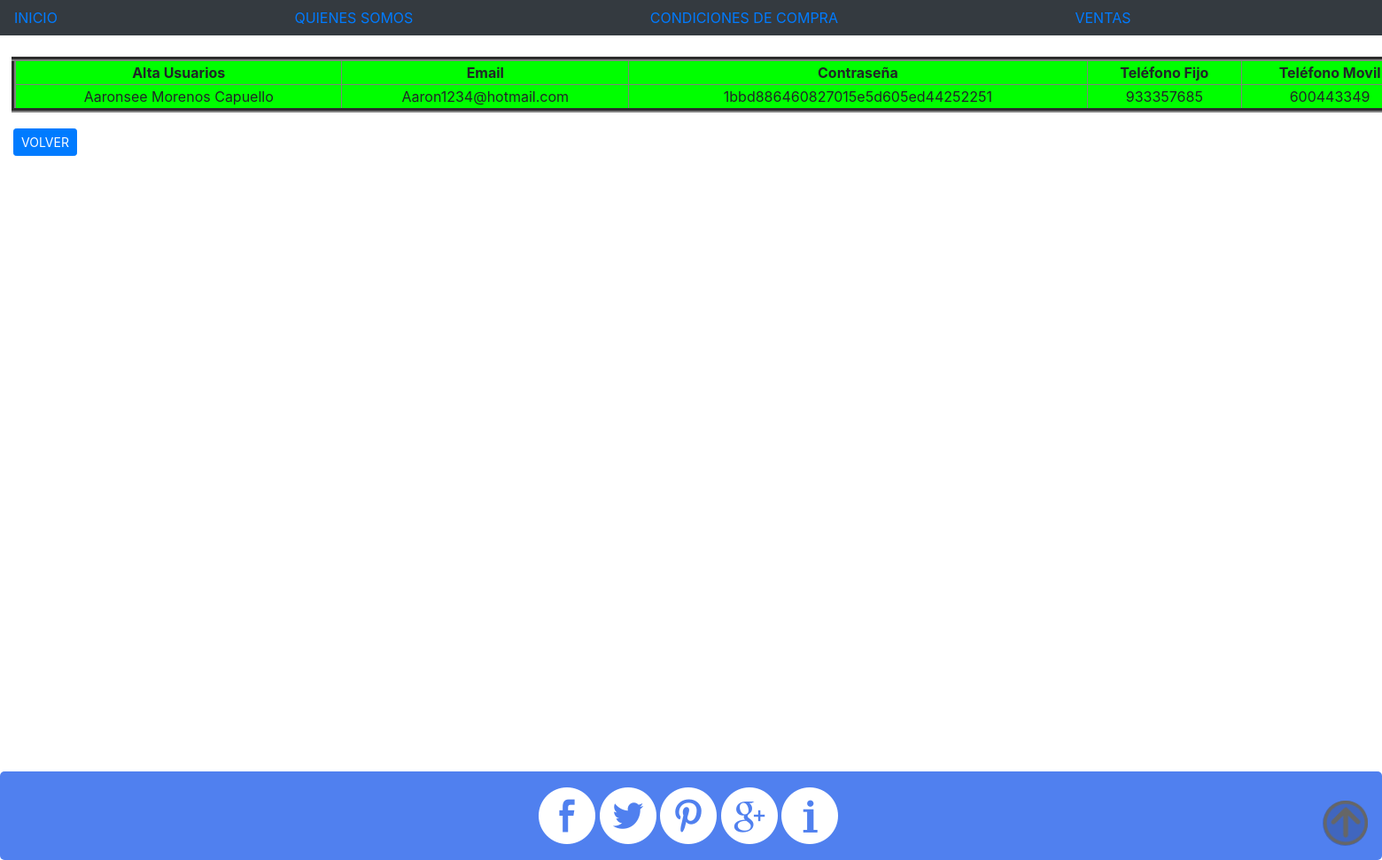
Page /administradorver.php?id=1 (signed in) on the committed database.
### tables this page shows
CREATE TABLE `tbl_usuario` (
  `id_usu` int(11) NOT NULL,
  `usu_mail` varchar(50) NOT NULL,
  `usu_nivel` varchar(20) NOT NULL,
  `usu_nombre` varchar(25) NOT NULL,
  `usu_password` varchar(50) NOT NULL,
  `usu_apellido` varchar(25) NOT NULL,
  `usu_actiu` int(1) NOT NULL,
  `img` varchar(10) NOT NULL,
  `telefono` int(10) NOT NULL,
  `dni` varchar(25) NOT NULL,
  `telefonofijo` int(10) NOT NULL
);

### administradorver.php (the view, shortened to what this page needs)
<!DOCTYPE html>
<html>
	<head>
		<link rel="stylesheet" type="text/css" href="css/estilo6.css" media="screen">
    	<link rel="stylesheet" href="https://maxcdn.bootstrapcdn.com/bootstrap/4.0.0-beta.2/css/bootstrap.min.css">
    	<link rel="stylesheet" href="https://maxcdn.bootstrapcdn.com/font-awesome/4.4.0/css/font-awesome.min.css">
    	<link href="dist/css/bootstrap.min.css" rel="stylesheet">
	</head>
<body>
		<?php include('headeradministrador.php');
		?>
	<br>
	<?php
		$con = mysqli_connect('localhost', 'root', '', 'montse');
		$sql = "SELECT * FROM tbl_usuario WHERE id_usu=$_REQUEST[id]";
		$datos = mysqli_query($con, $sql);
		if(mysqli_num_rows($datos)>0){
	?>
	<table bgcolor="#00ff00"; border="5" style="width:1890px; text-align:center; margin-left:13px;">
					<tr>
						<th>Alta Usuarios</th>
						<th>Email</th>
						<th>Contraseña</th>
						<th>Teléfono Fijo</th>
						<th>Teléfono Movil</th>
					</tr>
					<?php
					while ($prod = mysqli_fetch_array($datos)){
						echo "<tr>
						<td>$prod[usu_nombre]&nbsp$prod[usu_apellido]</td>
						<td>" . substr($prod['usu_mail'], 0, 28) . "</td>
						<td>" . substr($prod['usu_password'], 0, 35) . "</td>
						<td>" . substr($prod['telefonofijo'], 0, 12) . "</td>
						<td>" . substr($prod['telefono'], 0, 12) . "</td>
						<td>$prod[dni]</td>
						<td>$prod[usu_nivel]</td>
		          		<td>$prod[usu_actiu]</td>
							</tr>";
					}
					?>
	</table>
					<?php
						} else {
							echo "Usuario con id=$_REQUEST[id] no encontrado!";
						}
					?>
					<br/><br/>
					<div class="input-group">
						<span class="input-group-btn">
							<button class="btn btn-primary btn-sm" type="button" style="margin-top: -30px; margin-left: 15px;" onclick="window.location.href='administrador.php'">VOLVER</button>
						</span>
					</div>
	<footer>
			<?php
				include "footer.php";
			?>
	</footer>
</body>
</html>

### css/estilo6.css (style rules this page uses)
body { background-color:#F2F2F2; }

### rows in the picture
tbl_usuario: usu_nombre "Aaronsee", usu_apellido "Morenos Capuello", usu_mail "Aaron1234@hotmail.com", usu_password "1bbd886460827015e5d605ed44252251", telefonofijo "933357685", telefono "600443349"
